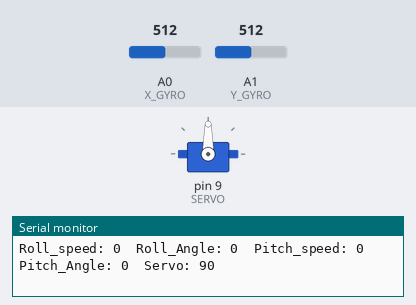
Bench run of a sketch on a simulated Arduino Uno, built with avr-gcc and run on an emulated ATmega328P. Parts: servo, the last lines printed to the serial monitor. The inputs (shaded band) are chosen by the test bench; at power-on: A1 (Y_GYRO) = 512, A0 (X_GYRO) = 512.

Above: at 3.2 s.
3.3 s: A1 (Y_GYRO) set to 349
At 3.62 s:
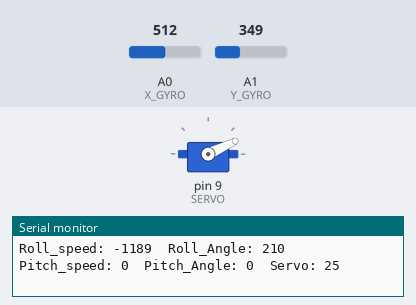
At 6.2 s:
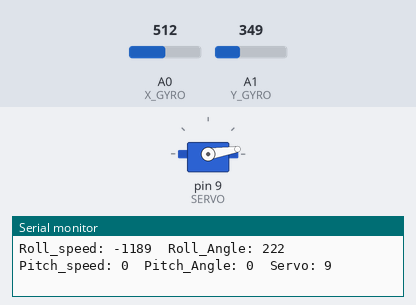
6.3 s: A1 (Y_GYRO) set to 511
At 7.1 s:
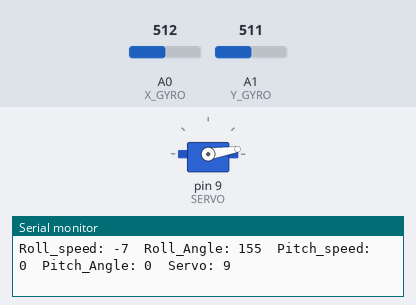
Timing chart, 0 to 9.3 s (numbered marks = the images above; inputs shaded):
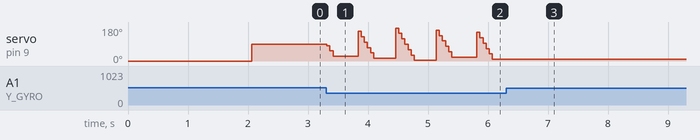

Measured:
- after the input at 3.3 s, servo on pin 9 (SERVO): ramps from 174° to 3° and jumps back, once every 0.68 s
- after the input at 6.3 s, servo on pin 9 (SERVO): stays 9° (without the input it goes to 169° after 0.14 s)

The sketch:

TinkerGyroscope.ino
```cpp
/* TinkerKit! Gyroscope [T000062-64]
 *
 * This sketch shows how to read this 2-axis gyroscope,
 * turning in a given angular velocity and then converting it
 * in the simplest way in an angular position (/inclination).
 *
 * Connect: the X-axis to the Analog Input Pin 0 (I0)
 *          the Y-axis to the Analog Input Pin 1 (I1)
 * Optional: connect a servo to Analog Output Pin 9 (O2)
 *
 * created by Federico Vanzati / f.vanzati@arduino.cc
 * in September 2011
 *
 * inspired from www.arduino.cc/playground/Main/Gyro
 * by eric barch / ericbarch.com
 */

#include <Servo.h>

// Pin used in this example
#define SERVO 9
#define X_GYRO 0
#define Y_GYRO 1

#define ADCresolution 4.89f  // = 5000mV/1023counts: Arduino analog pins resolution expressed in mV/count
#define Sensitivity 0.67f  // [mV/dps] sensitivity of the sensor, took from datasheet (4x output mode)
// Conversion coefficient, we do here because is a constant! so we'll not do the calculation every loop
#define K ADCresolution/Sensitivity  // the constant!
#define nrSamples 4  // Number of samples that we take for each measure, just for delete some noise

Servo myservo;  // create servo object to control a servo

// Timing variables
unsigned long  time, sampleTime = 12;
float deltaT = (float)sampleTime*nrSamples/1000;

//Gyroscope variables
int roll_zeroVoltage, pitch_zeroVoltage;
int roll_rawADC[nrSamples], pitch_rawADC[nrSamples];  // store 4 values...just to avverage
float roll_rate, pitch_rate;  //
float roll_angle = 0, pitch_angle = 0;
int c=0;  // just a counter to count the samples

int pos;    // variable to store the servo position

void setup()
{
  delay(1000);
  myservo.attach(SERVO);  // attaches the servo on pin 9 to the servo object
  myservo.write(pos);

  Serial.begin(57600);
  Serial.print("TinkerKit! Gyroscope [T000062] Test Example\n\n");

  int correctionY=0, correctionX=0;

  for (int i=0; i<50; i++)
  {
    correctionY += analogRead(Y_GYRO);
    correctionX += analogRead(X_GYRO);
    delay(20);
  }
  roll_zeroVoltage = correctionY/50;
  pitch_zeroVoltage = correctionX/50;
  Serial.print(roll_zeroVoltage);
  Serial.print("    ");
  Serial.println(pitch_zeroVoltage);

  time = millis();
}


void loop()
{
  // Every 12ms take a sample from gyro
  if(millis() - time > sampleTime)
  {
    time = millis();
    roll_rawADC[c] = analogRead(Y_GYRO);
    pitch_rawADC[c] = analogRead(X_GYRO);
    c++;
  }
  if(c == nrSamples) // Well, we took 4 samples
  {
    // Transform the raw data into an angular velocity
    roll_rate = (filterGyro(roll_rawADC) - roll_zeroVoltage) * K;
    pitch_rate = (filterGyro(pitch_rawADC) - pitch_zeroVoltage)* K;

    // Integrate the angular veloity to obtain angular position (or inclination)
    // Using the trapeziod method for numerical integration
    //                                                                 sampleTime*nrSamples
    // The variable that take mind of the integration time is deltaT = --------------------
    //                                                                         1000
    //  - we multiply for nrSamples because
    //  - divide for 1000 because angular velocity is expessed in seconds,
    //    but sampleTime is expressed in milliseconds
    roll_angle += roll_rate*deltaT/2;
    pitch_angle += pitch_rate*deltaT/2;

    //Keep our angle between 0-359 degrees
    if (roll_angle < 0)
      roll_angle += 360;
    else if (roll_angle > 359)
      roll_angle -= 360;

    if (pitch_angle < 0)
      pitch_angle += 360;
    else if (pitch_angle > 359)
      pitch_angle -= 360;

    // Now we control the servo: home position is setted in the center at 90 degrees
    if(roll_angle >= 0 && roll_angle <= 90) // counterclockwise rotation of the gyro...
      pos = 90 + (int)roll_angle;           // ...produces rotation from 90 to 180 deg on servo
    if(roll_angle >= 270)                   // clockwise rotation of the gyro...
      pos = (int)roll_angle - 270;          // ...produces rotation from 90 to 0 deg on servo

    myservo.write(pos);  // send the position to servo

    Serial.print("Roll_speed: ");
    Serial.print((int)roll_rate);
    Serial.print("\tRoll_Angle: ");
    Serial.print((int)roll_angle);
    Serial.print("\tPitch_speed: ");
    Serial.print((int)pitch_rate);
    Serial.print("\tPitch_Angle: ");
    Serial.print((int)pitch_angle);
    Serial.print("\tServo: ");
    Serial.println(pos);

    c=0;  // reset the counter
  }
}

int filterGyro(int buffer[])
{
  int mean=0;
  for(byte i=0; i<nrSamples; i++)
    mean += buffer[i];
  mean /= nrSamples;
  return mean;
}
```
